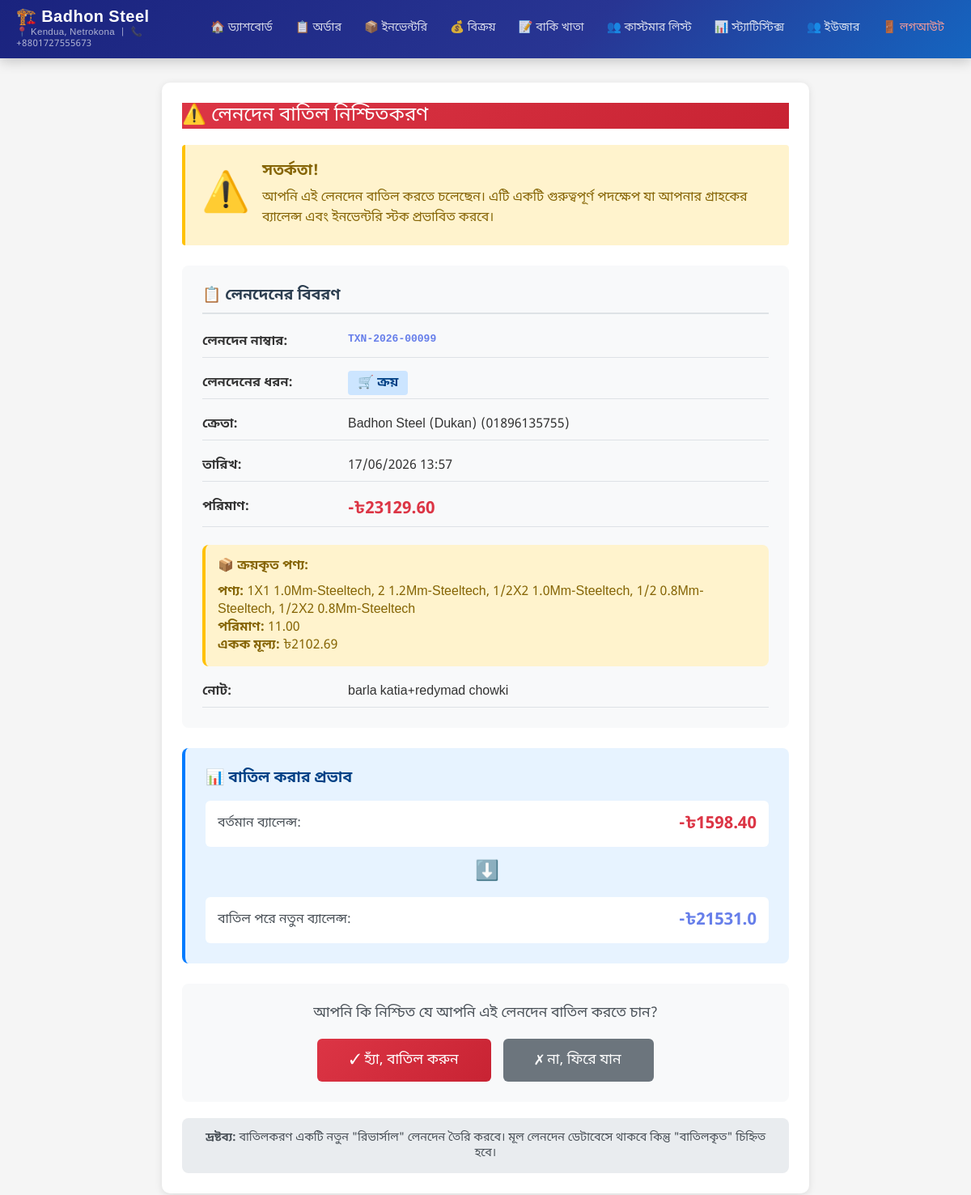
/admin-panel/transactions/109/reverse/ (signed in), run on an earlier commit of the app's database.
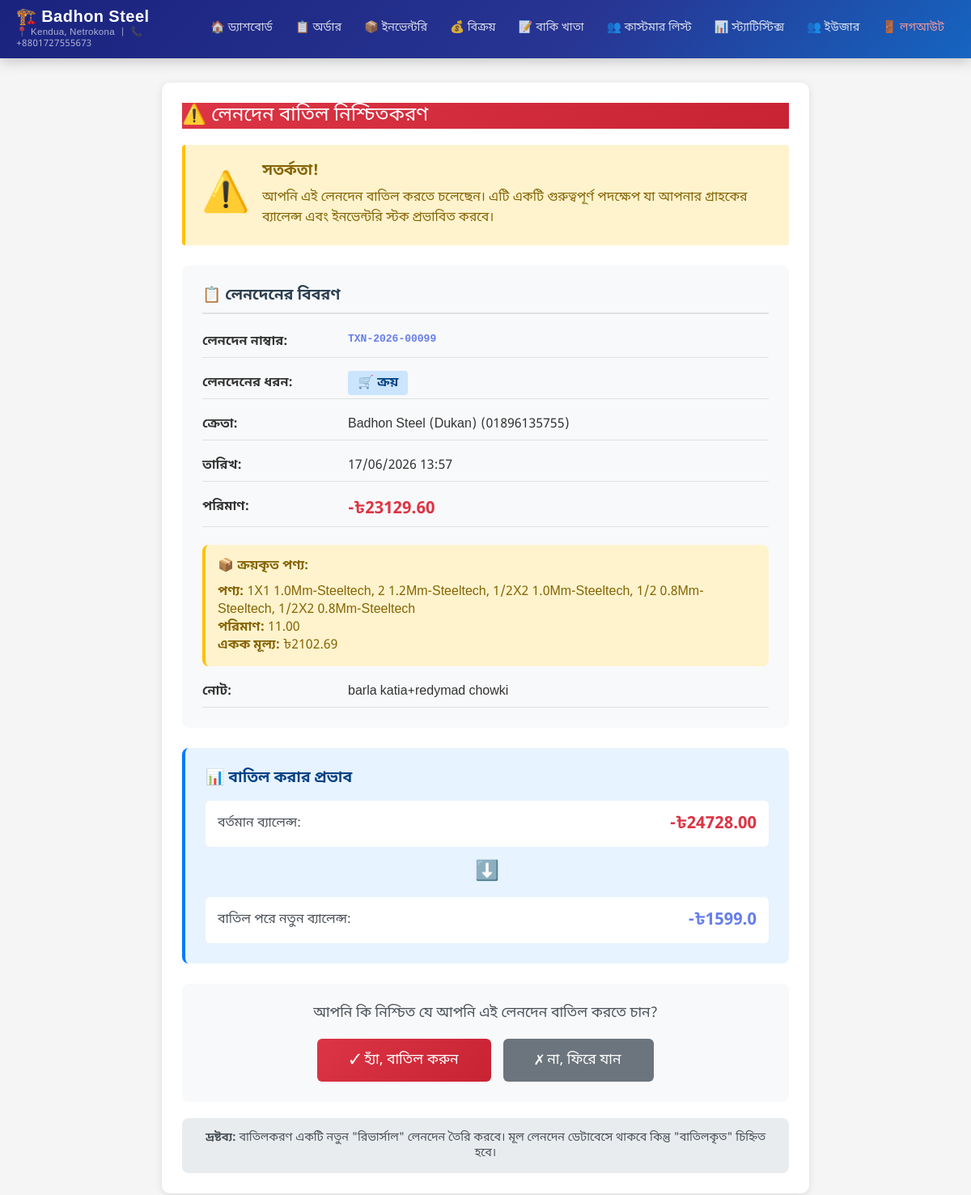
And on a later commit of the database.
### transactions/models.py (models this page shows, shortened)
class Customer(models.Model):
    name = models.CharField(max_length=200, verbose_name='Customer Name')
    mobile_number = models.CharField(max_length=20, unique=True, verbose_name='Mobile Number')
    address = models.TextField(verbose_name='Address', blank=True)
    current_balance = models.DecimalField(max_digits=10, decimal_places=2, verbose_name='Current Balance', default=0)
    created_at = models.DateTimeField(auto_now_add=True, verbose_name='Created At')
    updated_at = models.DateTimeField(auto_now=True, verbose_name='Updated At')
    is_deleted = models.BooleanField(default=False, verbose_name='Is Deleted')
    deleted_at = models.DateTimeField(null=True, blank=True, verbose_name='Deleted At')
    class Meta:
        verbose_name = 'Customer'
        verbose_name_plural = 'Customers'
        ordering = ['-created_at']

### transactions/views.py (the view, shortened to what this page needs)
# urls.py: path('<int:pk>/reverse/', views.transaction_reverse, name='transaction_reverse'),
@login_required
def transaction_reverse(request, pk):
    transaction = get_object_or_404(Transaction, pk=pk)
    if transaction.customer.is_deleted:
        messages.error(request, '❌ এই কাস্টমার বর্তমানে ট্র্যাশে আছে।')
        return redirect('transactions:customer_list')
    context = {
        'transaction': transaction,
        'customer': transaction.customer,
    }
    return render(request, 'transactions/transaction_reverse_confirm.html', context)

### shop/templatetags/custom_filters.py (called while the page is built)
@register.filter(name='abs_value')
def abs_value(value):
    try:
        return abs(float(value)) if value is not None else 0
    except (ValueError, TypeError):
        return 0

### transactions/templates/transactions/transaction_reverse_confirm.html (shortened to what the changed rows need)
{% extends 'admin_panel/base.html' %}
{% load static %}
{% load custom_filters %}
{% block content %}
<div class="card" style="max-width: 800px; margin: 0 auto;">
    <div style="background: #f8f9fa; padding: 25px; border-radius: 8px; margin-bottom: 25px;">
        <div style="display: grid; gap: 12px;">
            <div style="display: grid; grid-template-columns: 180px 1fr; padding: 8px 0; border-bottom: 1px solid #dee2e6;">
                <strong>ক্রেতা:</strong>
                <span>{{ customer.name }} ({{ customer.mobile_number }})</span>
            </div>
        </div>
    </div>
    <div style="background: #e7f3ff; padding: 25px; border-radius: 8px; margin-bottom: 25px; border-left: 4px solid #007bff;">
        <div style="display: grid; gap: 15px;">
            <div style="background: white; padding: 15px; border-radius: 6px;">
                <div style="display: flex; justify-content: space-between; align-items: center;">
                    <span style="color: #495057;">বর্তমান ব্যালেন্স:</span>
                    <span style="font-size: 1.3rem; font-weight: 700; {% if customer.current_balance >= 0 %}color: #28a745;{% else %}color: #dc3545;{% endif %}">
                        {% if customer.current_balance >= 0 %}
                        ৳{{ customer.current_balance|floatformat:2 }}
                        {% else %}
                        -৳{{ customer.current_balance|abs_value|floatformat:2 }}
                        {% endif %}
                    </span>
                </div>
            </div>
            <div style="background: white; padding: 15px; border-radius: 6px;">
                <div style="display: flex; justify-content: space-between; align-items: center;">
                    <span style="color: #495057;">বাতিল পরে নতুন ব্যালেন্স:</span>
                    <span style="font-size: 1.3rem; font-weight: 700; color: #667eea;">
                        {% if transaction.transaction_type == 'submission' %}
                            {% with new_balance=customer.current_balance|add:transaction.amount|add:"-"|floatformat:2 %}
                                {% if new_balance >= 0 %}৳{% else %}-৳{% endif %}{{ new_balance|abs_value }}
                            {% endwith %}
                        {% else %}
                            {% with new_balance=customer.current_balance|add:transaction.amount|floatformat:2 %}
                                {% if new_balance >= 0 %}৳{% else %}-৳{% endif %}{{ new_balance|abs_value }}
                            {% endwith %}
                        {% endif %}
                    </span>
                </div>
            </div>
        </div>
    </div>
</div>
{% endblock %}

What changed in the data, as far as the page shows it:
changed Customer "Badhon Steel (Dukan)": current_balance|abs_value "1598.40" → "24728.00"
Also different on the page:
{{ new_balance|abs_value }}: "21531.0" → "1599.0"
